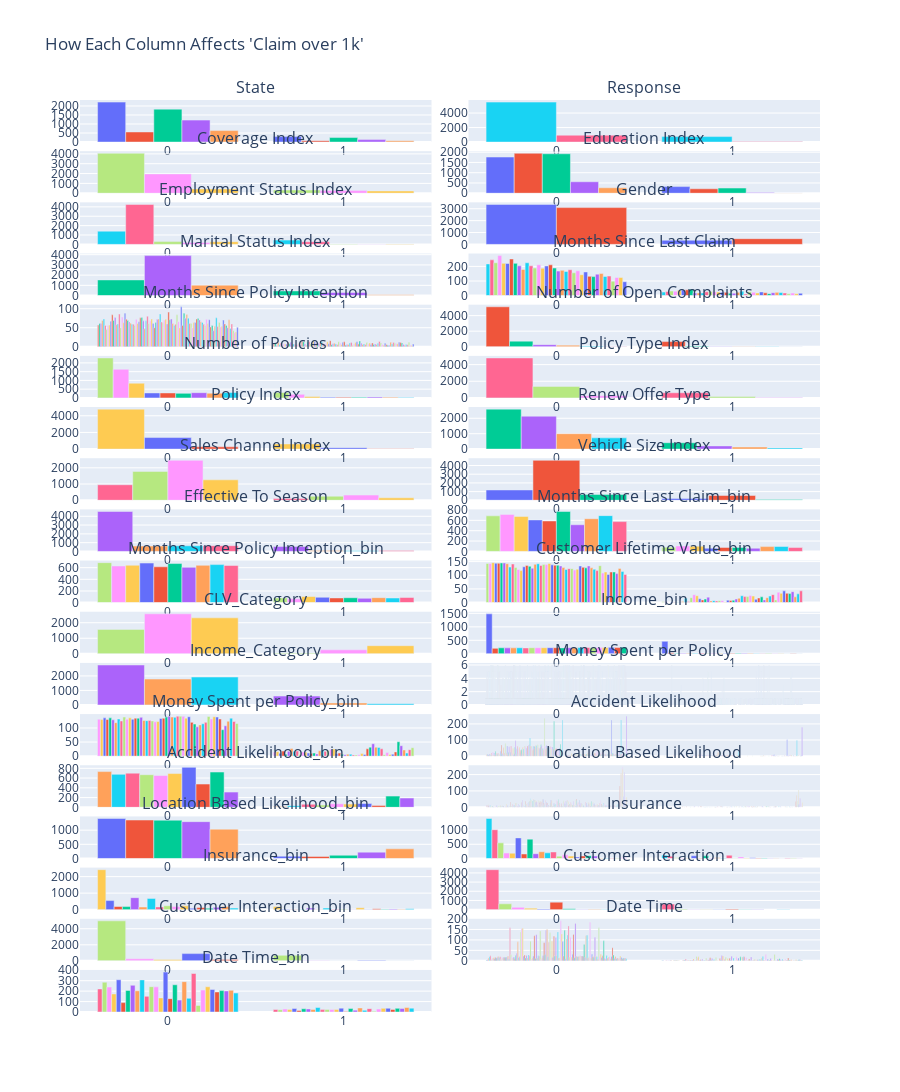

Here is the notebook cell this chart was saved with:
### Code cell
relation_to_claim_over_1k(df_process)
